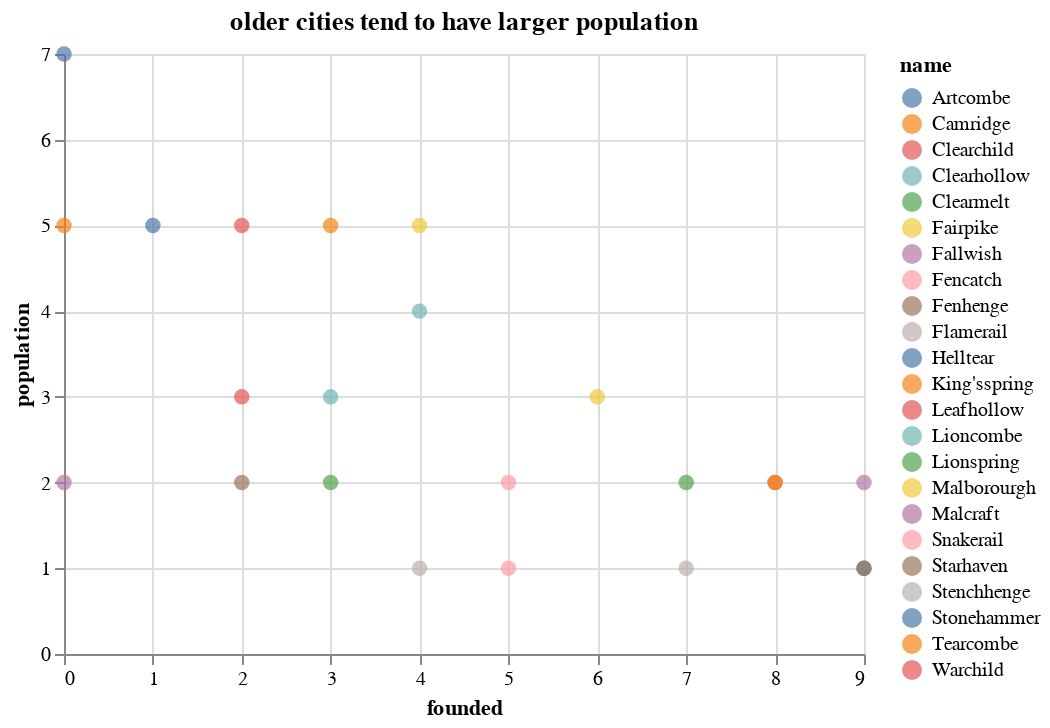

Notebook code cell kept with this figure:
### Code cell
def population_age(towns):
    df = pd.DataFrame(index=range(len(all_towns)))
    df['name'] = [t.name for t in all_towns]
    df['population'] = [t.pop for t in all_towns]
    df['founded'] = [t.founded for t in all_towns]
    return df

alt.Chart(population_age(towns),title="older cities tend to have larger population").mark_circle(size=60).encode(
    y='population',
    x='founded',
    color='name',
    tooltip=['name']
)

### Figure 1 — Vega-Lite specification as saved in the notebook (floating-point values rounded to 4 significant figures)
{"$schema": "https://vega.github.io/schema/vega-lite/v2.6.0.json", "config": {"view": {"height": 300, "width": 400}}, "data": {"name": "data-87e205fe8289eeb97801d1c5dde4efad"}, "datasets": {"data-87e205fe8289eeb97801d1c5dde4efad": [{"founded": 0, "name": "Helltear", "population": 7}, {"founded": 0, "name": "Tearcombe", "population": 5}, {"founded": 0, "name": "Fallwish", "population": 2}, {"founded": 1, "name": "Artcombe", "population": 5}, {"founded": 2, "name": "Leafhollow", "population": 5}, {"founded": 2, "name": "Fenhenge", "population": 2}, {"founded": 2, "name": "Warchild", "population": 3}, {"founded": 3, "name": "King'sspring", "population": 5}, {"founded": 3, "name": "Clearmelt", "population": 2}, {"founded": 3, "name": "Clearhollow", "population": 3}, {"founded": 4, "name": "Lioncombe", "population": 4}, {"founded": 4, "name": "Fairpike", "population": 5}, {"founded": 4, "name": "Flamerail", "population": 1}, {"founded": 5, "name": "Fencatch", "population": 2}, {"founded": 5, "name": "Snakerail", "population": 1}, {"founded": 6, "name": "Malborourgh", "population": 3}, {"founded": 7, "name": "Lionspring", "population": 2}, {"founded": 7, "name": "Stenchhenge", "population": 1}, {"founded": 8, "name": "Clearchild", "population": 2}, {"founded": 8, "name": "Camridge", "population": 2}, {"founded": 9, "name": "Stonehammer", "population": 1}, {"founded": 9, "name": "Malcraft", "population": 2}, {"founded": 9, "name": "Starhaven", "population": 1}]}, "encoding": {"color": {"field": "name", "type": "nominal"}, "tooltip": [{"field": "name", "type": "nominal"}], "x": {"field": "founded", "type": "quantitative"}, "y": {"field": "population", "type": "quantitative"}}, "mark": {"size": 60, "type": "circle"}, "title": "older cities tend to have larger population"}
